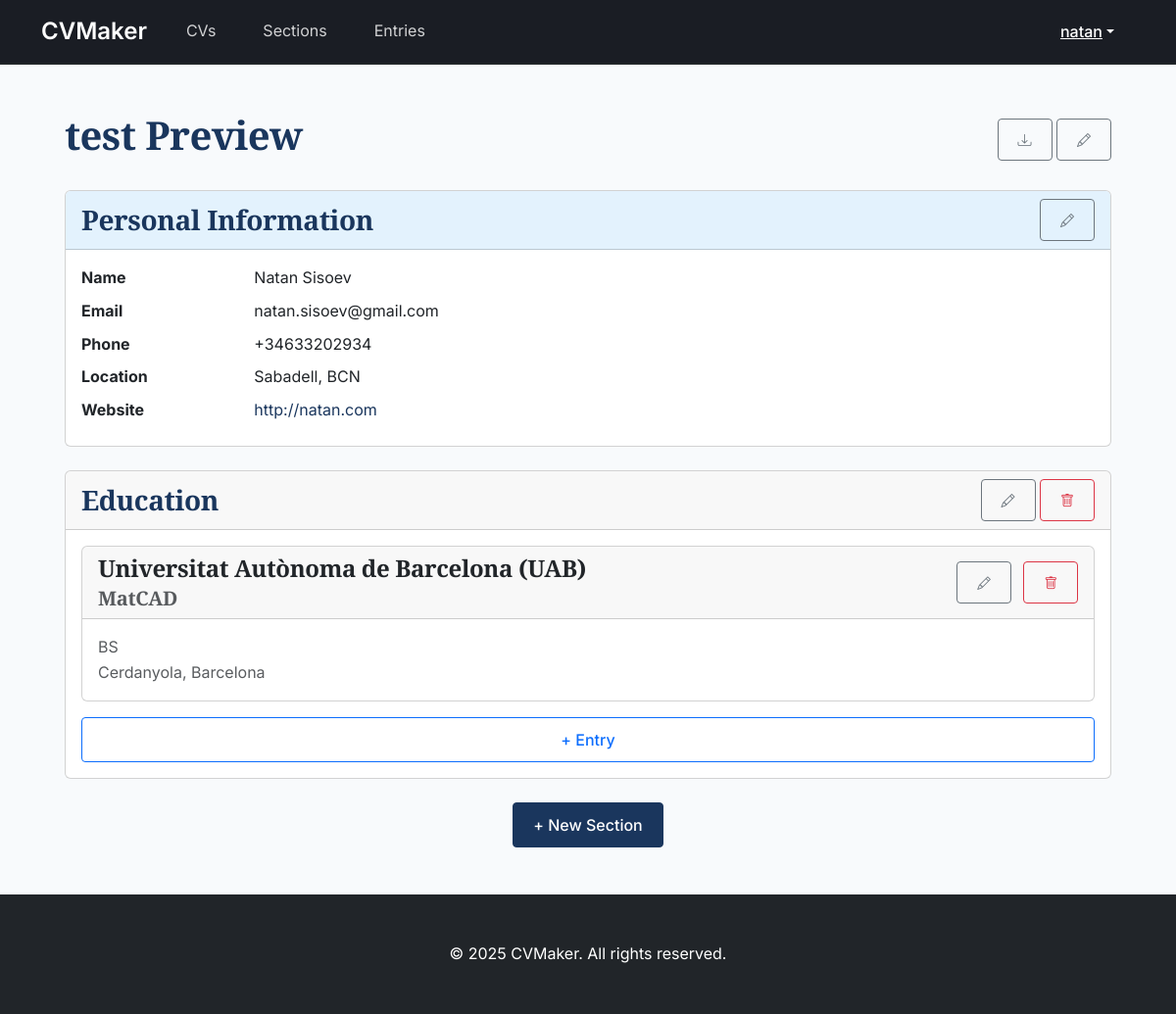
/cv/1/ (signed in), run on an earlier commit of the app's database.
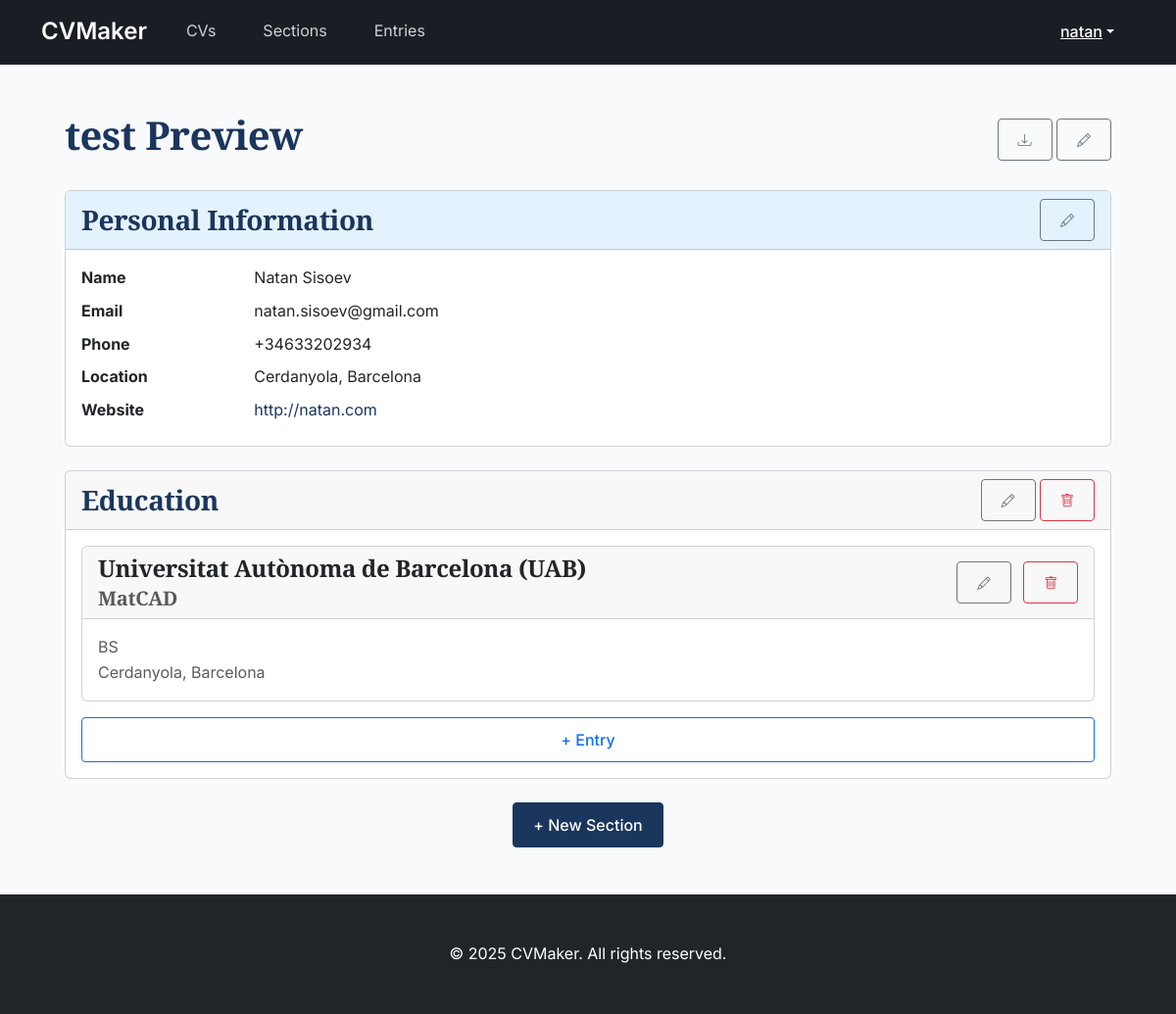
And on a later commit of the database.
### cv/models.py (models this page shows, shortened)
class CV(models.Model):
    user = models.ForeignKey(User, on_delete=models.CASCADE, related_name='cvs', default=1, null=True)
    alias = models.CharField(max_length=20, null=False, blank=False, help_text="Alias for the curriculum vitae",
                             default="CV")
    info = models.ForeignKey("CVInfo", on_delete=models.SET_NULL, null=True, blank=True, related_name='cv')
    design = models.ForeignKey("CVDesign", on_delete=models.SET_NULL, null=True, blank=True, related_name='cv')
    locale = models.ForeignKey("CVLocale", on_delete=models.SET_NULL, null=True, blank=True, related_name='cv')
    settings = models.ForeignKey("CVSettings", on_delete=models.SET_NULL, null=True, blank=True, related_name='cv')
    sections = models.ManyToManyField(
        "sections.Section",
        through="sections.CVSection",
        related_name="cvs",
        blank=True
    )
    created_date = models.DateTimeField(auto_now_add=True)
    modified_date = models.DateTimeField(auto_now=True)

class CVInfo(models.Model):
    user = models.ForeignKey(User, null=False, blank=False, on_delete=models.CASCADE, related_name="cv_info")
    alias = models.CharField(max_length=20, help_text="Alias for the information", default="default")
    name = models.CharField(max_length=20, null=True, blank=True, help_text="Your name")
    location = models.CharField(max_length=255, null=True, blank=True, help_text="The location of the individual")
    email = models.EmailField(null=True, blank=True, help_text="The email address of the individual")
    photo = models.ImageField(upload_to='photos/', null=True, blank=True, help_text="Path to the individual's photo")
    phone = models.CharField(max_length=20, null=True, blank=True, help_text="The phone number, including country code")
    website = models.URLField(null=True, blank=True,
                              help_text="A URL to the individual's personal or professional website")
    social_networks = models.JSONField(null=True, blank=True,
                                       help_text="A list of social media profiles in JSON format")
    data_file = models.FileField(
        upload_to="media/cvs/src",
        null=True,
        blank=True,
        help_text="Upload YAML file with complete info"
    )

### cv/views.py (the view)
# urls.py: path('<int:cv_id>/', CVDetailView.as_view(), name='cv-detail'),
class CVDetailView(DetailView):
    model = CV
    template_name = 'cv/detail.html'
    context_object_name = 'cv'
    def get_object(self, queryset=None):
        return get_object_or_404(CV, pk=self.kwargs['cv_id'], user=self.request.user)

### cv/templatetags/cv_tags.py (called while the page is built)
@register.filter
def class_name(value):
    return value.__class__.__name__

### cv/templates/cv/detail.html (shortened to what the changed rows need)
{% extends 'base.html' %}
{% load static %}
{% load cv_tags %}
{% block content %}
<head>
    <link href="https://cdn.jsdelivr.net/npm/bootstrap-icons/font/bootstrap-icons.css" rel="stylesheet">
</head>
<div class="container">
    <div class="d-flex justify-content-between align-items-center mb-4">
        <h1>{{ cv.alias }} Preview</h1>
        <div>
            <a href="{% url 'cv-download' cv.id %}" class="btn btn-outline-secondary btn-sm">
            </a>
            <a href="{% url 'cv-edit' cv.id %}" class="btn btn-outline-secondary btn-sm">
            </a>
        </div>
    </div>
    <div class="card mb-4">
        <div class="card-body">
            <div class="row">
                <div class="col-md-{% if cv.info.photo %}10{% else %}12{% endif %}">
                    <dl class="row mb-0">
                        {% if cv.info.name %}
                        <dt class="col-sm-2">Name</dt>
                        <dd class="col-sm-10">{{ cv.info.name }}</dd>
                        {% endif %}
                        {% if cv.info.email %}
                        <dt class="col-sm-2">Email</dt>
                        <dd class="col-sm-10">{{ cv.info.email }}</dd>
                        {% endif %}
                        {% if cv.info.phone %}
                        <dt class="col-sm-2">Phone</dt>
                        <dd class="col-sm-10">{{ cv.info.phone }}</dd>
                        {% endif %}
                        {% if cv.info.location %}
                        <dt class="col-sm-2">Location</dt>
                        <dd class="col-sm-10">{{ cv.info.location }}</dd>
                        {% endif %}
                        {% if cv.info.website %}
                        <dt class="col-sm-2">Website</dt>
                        <dd class="col-sm-10"><a href="{{ cv.info.website }}" target="_blank">{{ cv.info.website }}</a>
                        </dd>
                        {% endif %}
                    </dl>
                </div>
            </div>
        </div>
    </div>
</div>
{% endblock %}

What changed in the data, as far as the page shows it:
changed through a linked row, CV "test": info.location "Sabadell, BCN" → "Cerdanyola, Barcelona"
